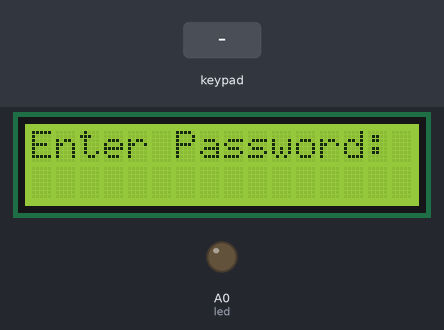
The sketch below on a simulated Arduino Uno, built with avr-gcc and run on an emulated ATmega328P. On the bench: 16×2 character LCD, output pins drawn as LEDs (lit = HIGH). The test bench sets the inputs (shaded band).

Above: at 1.2 s.
1.3 s: keypad keys 2 0 4 3 # pressed 0.4 s apart
At 4.7 s:
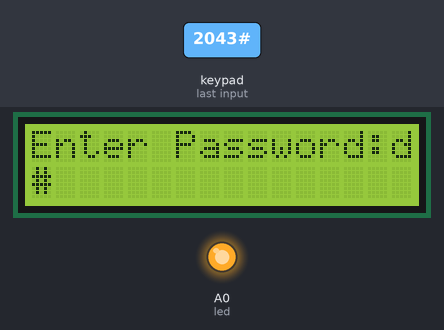
5.0 s: key 'A' pressed
At 6.0 s:
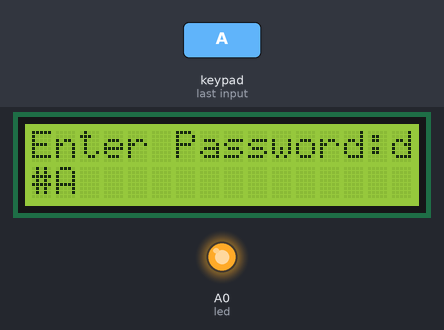
6.5 s: keypad keys 2 0 4 3 * pressed 0.4 s apart
At 9.1 s:
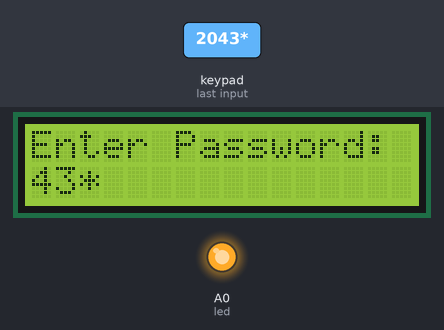
10.0 s: key '1' pressed
At 10.8 s:
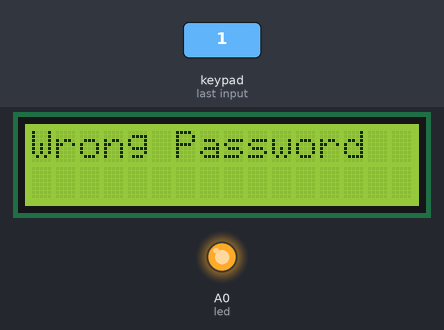
12.5 s: key 'B' pressed
At 12.9 s:
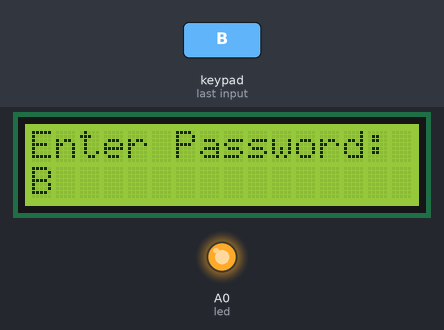
14.0 s: keypad keys 2 0 4 3 A pressed 0.4 s apart
At 17.2 s:
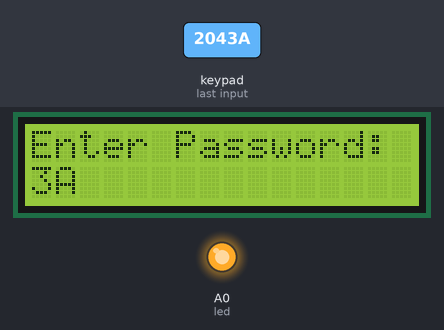
Timing chart, 0 to 18.5 s (numbered marks = the images above; inputs shaded):
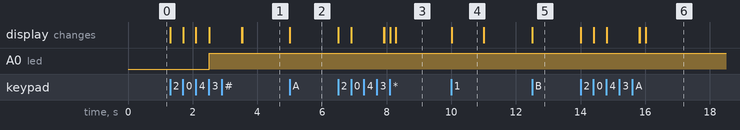

Measured:
- after the input at 1.3 s, A0 (led): LOW → HIGH after 1.2 s; the display: first changes at once (image 1 shows a later state)
- after the input at 5.0 s, the display: changes at once (image 2)
- after the input at 6.5 s, the display: first changes at once (image 3 shows a later state)
- after the input at 10.0 s, the display: changes at once (image 4)
- after the input at 12.5 s, the display: changes at once (image 5)
- after the input at 14.0 s, the display: first changes at once (image 6 shows a later state)
- what the display in image 4 shows lasts 1.0 s, from 10.0 s to 11.0 s

The sketch:

Password_Protected_Load_On_Off_System.ino
```cpp
/* The source Code from : https://github.com/riyadhasan24
 * By Md. Riyad Hasan
 */

#include <Keypad.h>
#include<Wire.h>
#include<LiquidCrystal.h>
LiquidCrystal lcd(1, 0, 5, 4, 3, 2);

#define passwordsize 5

char Masterpass[passwordsize]="2043";
char Data[passwordsize];
byte data_count=0;
char customKey;

#define led A0
bool state;


const byte ROWS = 4; //four rows
const byte COLS = 4; //four columns

char hexaKeys[ROWS][COLS] = {
  {'1','2','3','A'},
  {'4','5','6','B'},
  {'7','8','9','C'},
  {'*','0','#','D'}
};
byte rowPins[ROWS] = {13,12,11,10}; //connect to the row pinouts of the keypad
byte colPins[COLS] = {9,8,7,6}; //connect to the column pinouts of the keypad

Keypad customKeypad = Keypad( makeKeymap(hexaKeys), rowPins, colPins, ROWS, COLS);

void setup(){
  lcd.begin(16, 2);
  pinMode(led,OUTPUT);
}

void loop(){


  lcd.setCursor(0,0);
  lcd.print("Enter Password:");
  customKey = customKeypad.getKey();

  if(customKey)
  {
    lcd.setCursor(data_count,1);
    lcd.print(customKey);
    Data[data_count] = customKey;
    data_count++;
  }
  if(data_count == passwordsize-1)
  {
    lcd.clear();
    if(!strcmp(Data,Masterpass))
    {
      lcd.setCursor(0,0);
      lcd.print("Password Matched");
      state = !state;
      digitalWrite(led,state);
    }
    else
    {
      lcd.setCursor(0,0);
      lcd.print("Wrong Password");
    }
    delay(1000);
    data_count = 0;
  }
}
```
